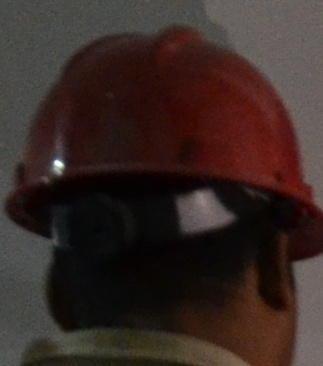
//> input picture images/helmet/1284.jpg, 323 x 366 px
$ ./113   (built with g++ and OpenCV 4)
//> lines starting //> are read from the running program, lines starting //| are printed output that depends on the picture
#include <opencv2/opencv.hpp>
#include <iostream>

using namespace cv;
using namespace std;

int main(int argc, char** argv) {
	Mat src = imread("../images/helmet/1284.jpg");
//> src is the input picture: 366 rows x 323 cols, CV_8UC3; mean B, G, R 36.8, 40.8, 55.7
	if (src.empty()) {
		printf("could not load image...\n");
		return -1;
	}
	namedWindow("input image", WINDOW_AUTOSIZE);
	imshow("input image", src);

	int width = src.cols;
//> width = 323
	int height = src.rows;
//> height = 366
	int dims = src.channels();
//> dims = 3

	// 初始化参数
	int sampleCount = width*height;
//> sampleCount = 118218
	int clusterCount = 4;
	Mat labels;
	Mat centers;

	// RGB 数据转换到样本数据
	Mat sample_data = src.reshape(3, sampleCount);
	Mat data;
	sample_data.convertTo(data, CV_32F);

	// 运行K-Means
	TermCriteria criteria = TermCriteria(TermCriteria::EPS + TermCriteria::COUNT, 10, 0.1);
	kmeans(data, clusterCount, labels, criteria, clusterCount, KMEANS_PP_CENTERS, centers);
//> centers = [[23.8, 31.14, 66.48], [95.03, 97.87, 106.8], [9.71, 11.96, 22.07], [69.22, 73.2, 75.29]]

	Mat card = Mat::zeros(Size(width, 50), CV_8UC3);
	vector<float> clusters(clusterCount);

    // 生成色卡比率
	for (int i = 0; i < labels.rows; i++) {
		clusters[labels.at<int>(i, 0)]++;
	}
//> after the loop, clusters = [31183, 14947, 47164, 24924]
	for (int i = 0; i < clusters.size(); i++) {
		clusters[i] = clusters[i] / sampleCount;
	}
//> this loop made 4 passes
	int x_offset = 0;

    // 绘制色卡
	for (int x = 0; x < clusterCount; x++) {
		Rect rect;
		rect.x = x_offset;
		rect.y = 0;
		rect.height = 50;
		rect.width = round(clusters[x] * width);
		x_offset += rect.width;
		int b = centers.at<float>(x, 0);
		int g = centers.at<float>(x, 1);
		int r = centers.at<float>(x, 2);
		rectangle(card, rect, Scalar(b, g, r), -1, 8, 0);
	}
//> this loop made 4 passes
//> (x_offset, b, g, r) on passes 1 to 4: (85, 23, 31, 66), (126, 95, 97, 106), (255, 9, 11, 22), (323, 69, 73, 75)
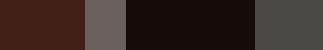
//> card: 50 rows x 323 cols, CV_8UC3; mean B, G, R 36.2, 40.2, 55.4
//> after the loop, x_offset = 323

	imshow("Image Color Card", card);
	waitKey(0);
	return 0;
}

$ run again, with images/helmet/0.jpg copied over images/helmet/1284.jpg
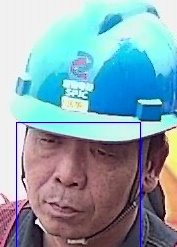
//> input picture images/helmet/0.jpg, 177 x 247 px
//> src is the input picture: 247 rows x 177 cols, CV_8UC3; mean B, G, R 176.8, 165.6, 137.5
//> centers = [[74.33, 60.35, 85.17], [239.3, 242.7, 191.1], [214.5, 152.8, 22.93], [135.2, 133.8, 175.4]]
//> after the loop `for (int i = 0; i < labels.rows; i++)`: clusters = [11041, 19134, 6292, 7252]
//> the loop `for (int i = 0; i < clusters.size(); i++)` made 4 passes
//> the loop `for (int x = 0; x < clusterCount; x++)` made 4 passes
//> (x_offset, b, g, r) on passes 1 to 4: (45, 74, 60, 85), (122, 239, 242, 191), (147, 214, 152, 22), (176, 135, 133, 175)
//> after the loop `for (int x = 0; x < clusterCount; x++)`:
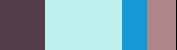
//> card: 50 rows x 177 cols, CV_8UC3; mean B, G, R 175.1, 163.8, 136.5
//> after the loop `for (int x = 0; x < clusterCount; x++)`: x_offset = 176

$ run again, with images/helmet/10.jpg copied over images/helmet/1284.jpg
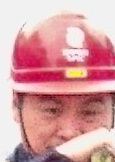
//> input picture images/helmet/10.jpg, 115 x 162 px
//> src is the input picture: 162 rows x 115 cols, CV_8UC3; mean B, G, R 162.1, 158.9, 214.9
//> labels = 18630 values, max 3 at index 1917, min 0 at index 5035, mean 1.43; centers = [[80.95, 59.55, 163.7], [234.2, 235.7, 244.7], [166.2, 173.2, 234.2], [123.2, 120.9, 199.6]]
//> after the loop `for (int i = 0; i < labels.rows; i++)`: clusters = [4085, 6551, 3939, 4055]
//> the loop `for (int i = 0; i < clusters.size(); i++)` made 4 passes
//> the loop `for (int x = 0; x < clusterCount; x++)` made 4 passes
//> (x_offset, b, g, r) on passes 1 to 4: (25, 80, 59, 163), (65, 234, 235, 244), (89, 166, 173, 234), (114, 123, 120, 199)
//> after the loop `for (int x = 0; x < clusterCount; x++)`:
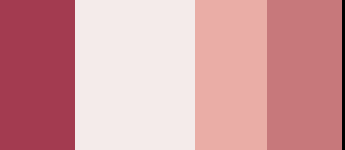
//> card: 50 rows x 115 cols, CV_8UC3 (shown 3 times larger); mean B, G, R 160.2, 156.8, 212.4
//> after the loop `for (int x = 0; x < clusterCount; x++)`: x_offset = 114
